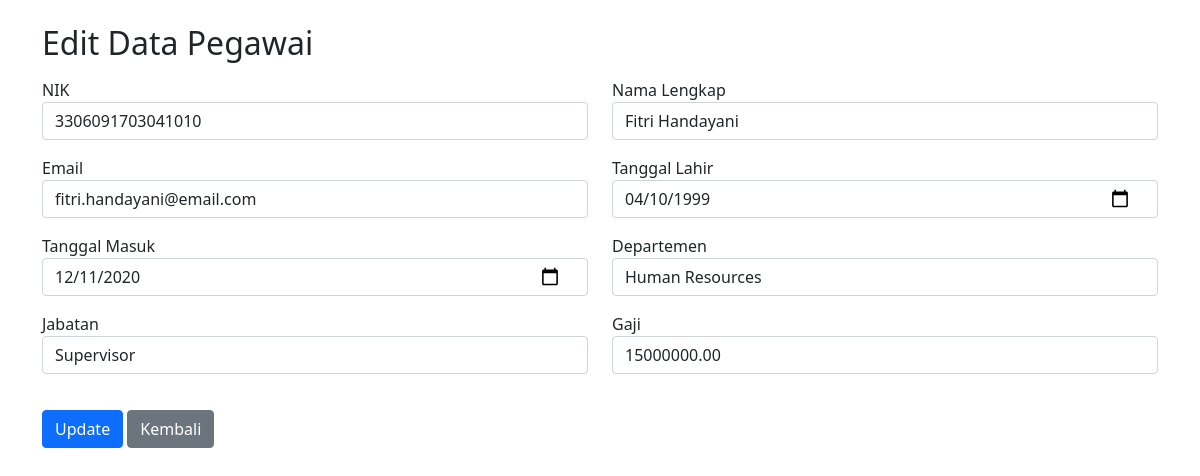
/employees/edit.php?id=11 (signed in), run on the app's committed database.
### tables this page shows
CREATE TABLE `employees` (
  `emp_id` int(11) NOT NULL AUTO_INCREMENT,
  `nik` varchar(20) NOT NULL,
  `full_name` varchar(100) NOT NULL,
  `email` varchar(100) NOT NULL,
  `birth_date` date DEFAULT NULL,
  `hire_date` date DEFAULT NULL,
  `dept_id` int(11) DEFAULT NULL,
  `position_id` int(11) DEFAULT NULL,
  `salary` decimal(15,2) DEFAULT NULL,
  `created_at` timestamp NOT NULL DEFAULT current_timestamp(),
  `updated_at` timestamp NOT NULL DEFAULT current_timestamp() ON UPDATE current_timestamp(),
  PRIMARY KEY (`emp_id`),
  UNIQUE KEY `nik` (`nik`),
  UNIQUE KEY `email` (`email`),
  KEY `dept_id` (`dept_id`),
  KEY `position_id` (`position_id`),
  CONSTRAINT `employees_ibfk_1` FOREIGN KEY (`dept_id`) REFERENCES `departments` (`dept_id`),
  CONSTRAINT `employees_ibfk_2` FOREIGN KEY (`position_id`) REFERENCES `positions` (`position_id`)
);

CREATE TABLE `departments` (
  `dept_id` int(11) NOT NULL AUTO_INCREMENT,
  `dept_name` varchar(100) NOT NULL,
  `created_at` timestamp NOT NULL DEFAULT current_timestamp(),
  PRIMARY KEY (`dept_id`)
);

CREATE TABLE `positions` (
  `position_id` int(11) NOT NULL AUTO_INCREMENT,
  `position_name` varchar(100) NOT NULL,
  `salary_range_min` decimal(15,2) DEFAULT NULL,
  `salary_range_max` decimal(15,2) DEFAULT NULL,
  `created_at` timestamp NOT NULL DEFAULT current_timestamp(),
  PRIMARY KEY (`position_id`)
);

### employees/edit.php (the view, shortened to what this page needs)
<?php
$database = new Database();
$db = $database->getConnection();
if (isset($_GET['id'])) {
    $emp_id = $_GET['id'];
    $query = "SELECT e.*, d.dept_name, p.position_name
              FROM employees e
              LEFT JOIN departments d ON e.dept_id = d.dept_id
              LEFT JOIN positions p ON e.position_id = p.position_id
              WHERE e.emp_id = ?";
    $stmt = $db->prepare($query);
    $stmt->execute([$emp_id]);
    $employee = $stmt->fetch(PDO::FETCH_ASSOC);
    $dept_query = "SELECT * FROM departments ORDER BY dept_name";
    $pos_query = "SELECT * FROM positions ORDER BY position_name";
    $dept_stmt = $db->prepare($dept_query);
    $pos_stmt = $db->prepare($pos_query);
    $dept_stmt->execute();
    $pos_stmt->execute();
    $departments = $dept_stmt->fetchAll(PDO::FETCH_ASSOC);
    $positions = $pos_stmt->fetchAll(PDO::FETCH_ASSOC);
}
?>
<!DOCTYPE html>
<html>
<head>
    <link href="https://cdn.jsdelivr.net/npm/bootstrap@5.1.3/dist/css/bootstrap.min.css" rel="stylesheet">
</head>
<body>
    <div class="container mt-4">
        <h2>Edit Data Pegawai</h2>
        <form method="POST" class="mt-3">
            <div class="row">
                <div class="col-md-6 mb-3">
                    <label>NIK</label>
                    <input type="text" name="nik" class="form-control" value="<?php echo htmlspecialchars($employee['nik']); ?>" required>
                </div>
                <div class="col-md-6 mb-3">
                    <label>Nama Lengkap</label>
                    <input type="text" name="full_name" class="form-control" value="<?php echo htmlspecialchars($employee['full_name']); ?>" required>
                </div>
                <div class="col-md-6 mb-3">
                    <label>Email</label>
                    <input type="email" name="email" class="form-control" value="<?php echo htmlspecialchars($employee['email']); ?>" required>
                </div>
                <div class="col-md-6 mb-3">
                    <label>Tanggal Lahir</label>
                    <input type="date" name="birth_date" class="form-control" value="<?php echo $employee['birth_date']; ?>" required>
                </div>
                <div class="col-md-6 mb-3">
                    <label>Tanggal Masuk</label>
                    <input type="date" name="hire_date" class="form-control" value="<?php echo $employee['hire_date']; ?>" required>
                </div>
                <div class="col-md-6 mb-3">
                    <label>Departemen</label>
                    <select name="dept_id" class="form-control" required>
                        <?php foreach ($departments as $dept): ?>
                            <option value="<?php echo $dept['dept_id']; ?>"
                                <?php echo $dept['dept_id'] == $employee['dept_id'] ? 'selected' : ''; ?>>
                                <?php echo htmlspecialchars($dept['dept_name']); ?>
                            </option>
                        <?php endforeach; ?>
                    </select>
                </div>
                <div class="col-md-6 mb-3">
                    <label>Jabatan</label>
                    <select name="position_id" class="form-control" required>
                        <?php foreach ($positions as $pos): ?>
                            <option value="<?php echo $pos['position_id']; ?>"
                                <?php echo $pos['position_id'] == $employee['position_id'] ? 'selected' : ''; ?>>
                                <?php echo htmlspecialchars($pos['position_name']); ?>
                            </option>
                        <?php endforeach; ?>
                    </select>
                </div>
                <div class="col-md-6 mb-3">
                    <label>Gaji</label>
                    <input type="number" name="salary" class="form-control" value="<?php echo $employee['salary']; ?>" required>
                </div>
            </div>
            <div class="mt-3">
                <button type="submit" class="btn btn-primary">Update</button>
                <a href="index.php" class="btn btn-secondary">Kembali</a>
            </div>
        </form>
    </div>
</body>
</html>

### employees/edit.php (style rules this page uses)
input[type="date"] { position: relative; padding-right: 25px; }

### data on the page
employees: nik "3306091703041010", full_name "Fitri Handayani", email "fitri.handayani@email.com", birth_date "04/10/1999", hire_date "12/11/2020", dept_id "Human Resources", position_id "Supervisor", salary "15000000.00"
